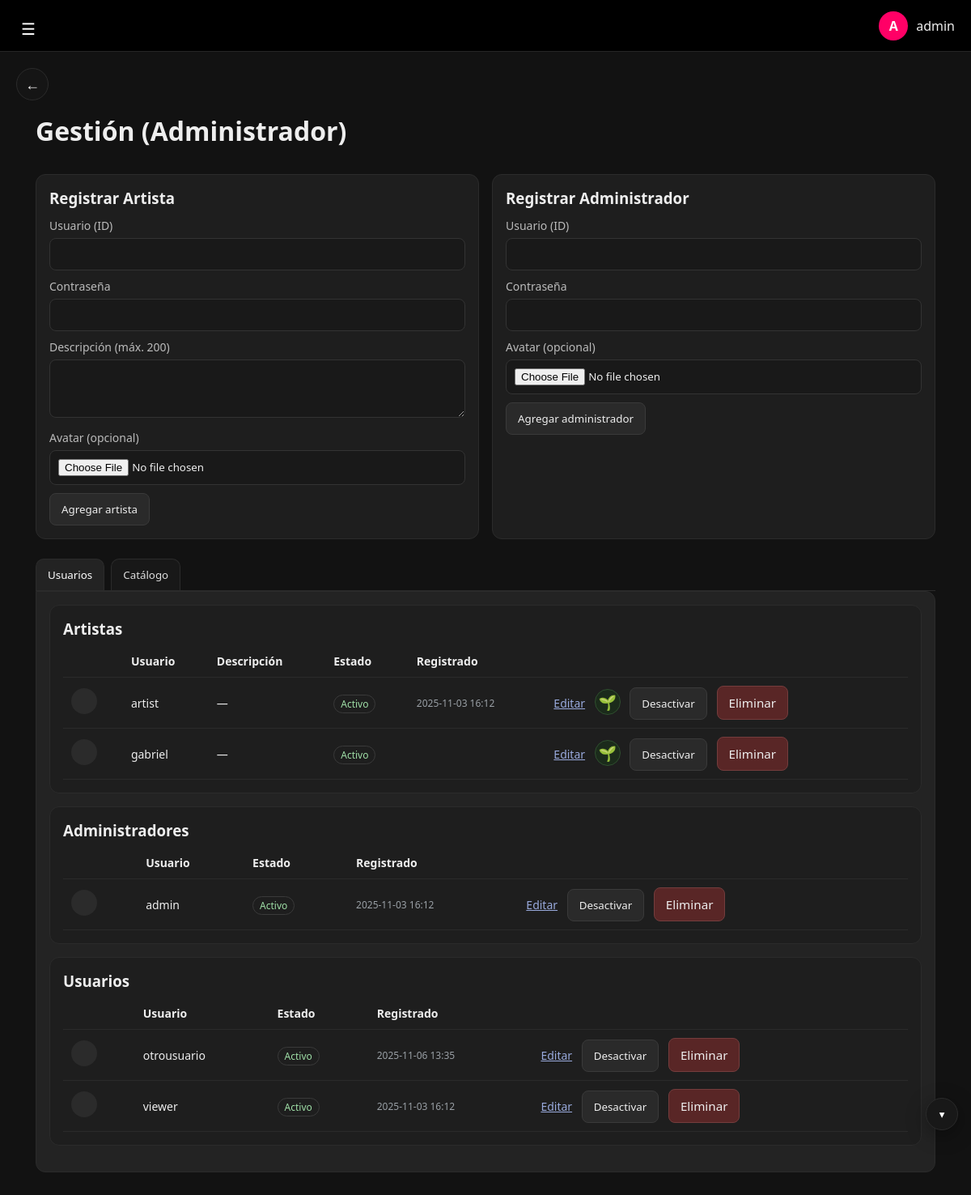
/gestion/ (signed in), run on an earlier commit of the app's database.
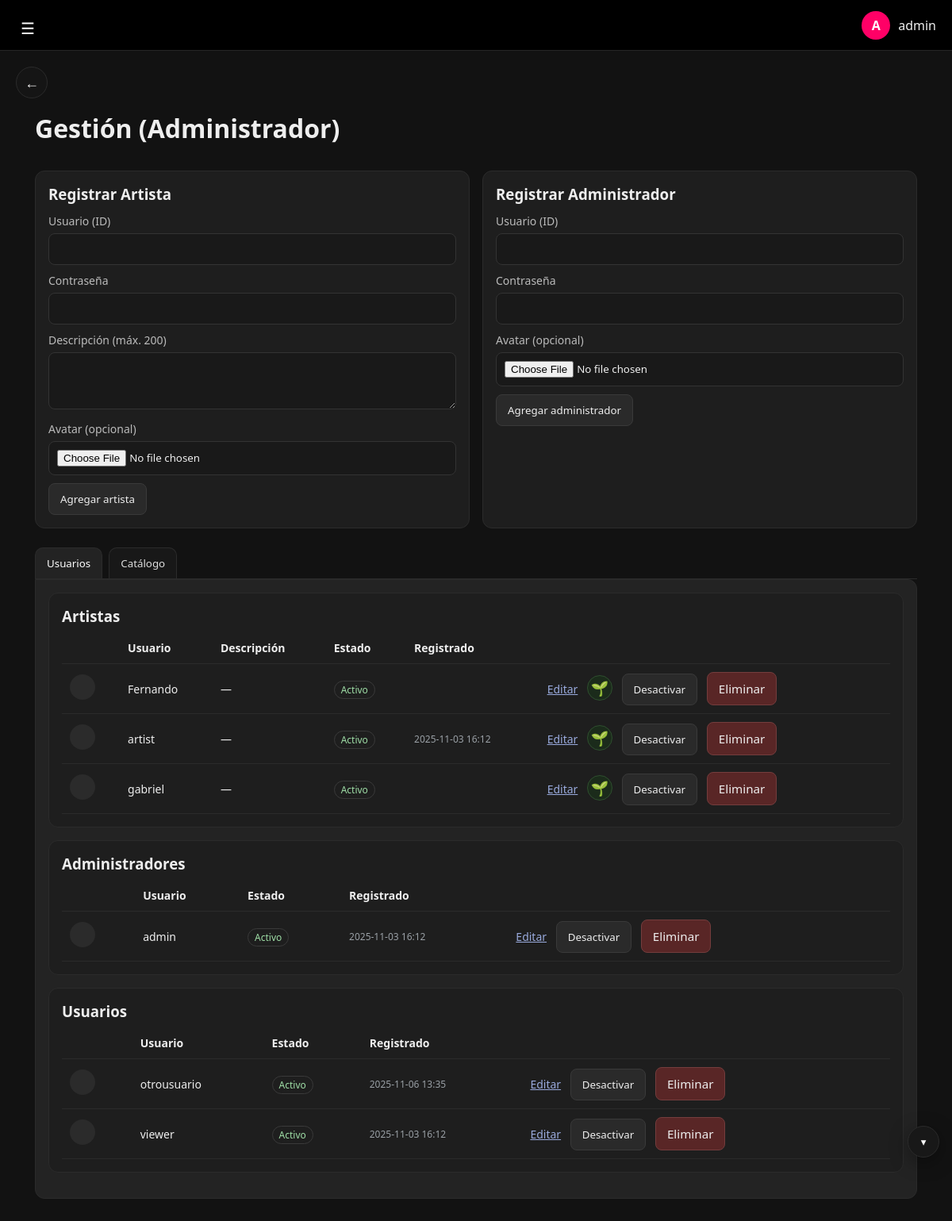
And on a later commit of the database.
### inicio_sesion/models.py (models this page shows, shortened)
class Users(models.Model):
    user = models.CharField(max_length=100, unique=True)
    password = models.CharField(max_length=100)
    type = models.CharField(max_length=50)
    avatar = models.ImageField(upload_to="uploaded_avatars/", null=True, blank=True)
    is_active = models.BooleanField(default=True)
    created_at = models.DateTimeField(auto_now_add=True)
    is_superadmin = models.BooleanField(default=False)
    class Meta:
        db_table = "Users"

### gestion/views.py (the view)
# urls.py: path("", v.gestion_dashboard, name="gestion"),
@require_http_methods(["GET"])
def gestion_dashboard(request):
    username, error = _require_admin(request)
    if error:
        return error
    artist_filter = (request.GET.get("artist") or "").strip()
    q = (request.GET.get("q") or "").strip()
    songs_qs = Song.objects.filter(visibility="public")
    if artist_filter:
        songs_qs = songs_qs.filter(owner_user=artist_filter)
    if q:
        songs_qs = songs_qs.filter(
            Q(title__icontains=q) | Q(artist_display_name__icontains=q)
        )
    songs_qs = songs_qs.only(
        "id",
        "title",
        "artist_display_name",
        "owner_user",
        "created_at",
        "cover_image",
        "audio_file",
        "visibility",
        "genre",
    ).order_by("-created_at")
    songs = _attach_is_liked(request, songs_qs)
    admins = Users.objects.filter(type__iexact="administrador").order_by("user")
    artists = (
        Users.objects.filter(type__iexact="artista")
        .select_related("artist_profile")
        .order_by("user")
    )
    viewers = Users.objects.filter(type__iexact="usuario").order_by("user")
    albums = Album.objects.all().order_by("-id") if Album else []
    playlists = Playlist.objects.all().order_by("-id") if Playlist else []
    undo_data = request.session.get("gestion_undo")
    if undo_data and undo_data.get("actor") != username:
        undo_data = None
    undo_label = request.session.get("gestion_undo_label") if undo_data else None
    role = "administrador"
    avatar_url = ""
    artist_description = ""
    created_at = ""
    try:
        u = Users.objects.select_related("artist_profile").get(user=username)
        if getattr(u, "avatar", None):
            try:
                avatar_url = u.avatar.url
            except Exception:
                avatar_url = ""
        if getattr(u, "artist_profile", None):
            artist_description = (u.artist_profile.description or "").strip()
        if getattr(u, "created_at", None):
            dt = u.created_at
            if timezone.is_naive(dt):
                dt = timezone.make_aware(dt, timezone.get_current_timezone())
            created_at = dt.strftime("%Y-%m-%d %H:%M")
    except Users.DoesNotExist:
        pass
    ctx = {
        "admins": admins,
        "artists": artists,
        "viewers": viewers,
        "songs": songs,
        "albums": albums,
        "playlists": playlists,
        "undo_data": undo_data,
        "undo_label": undo_label,
        "username": username,
        "role": role,
        "avatar_url": avatar_url,
        "artist_description": artist_description,
        "created_at": created_at,
        "artist_filter": artist_filter,
        "q": q,
    }
    return render(request, "gestion/gestion.html", ctx)

### gestion/views.py (called while the page is built)
def _require_admin(request):
    username = _require_session_user(request)
    if not username:
        return None, _redirect_login_clean(request)
    try:
        u = Users.objects.only("type", "is_superadmin").get(user=username)
    except Users.DoesNotExist:
        return None, _redirect_login_clean(request)
    role = (u.type or "").lower()
    if getattr(u, "is_superadmin", False) or role == "administrador":
        return username, None
    return None, HttpResponse("No autorizado", status=403)

### inicio_sesion/auth_helpers.py (called while the page is built)
def _require_session_user(request):
    return request.session.get("user")

### gestion/templates/gestion/gestion.html (shortened to what the changed rows need)
{% load static %}
<!doctype html>
<html lang="es">
<head>
  <link rel="stylesheet"
        href="{% static 'inicio_sesion/homeStyle.css' %}?v={% now 'U' %}">
  <link rel="stylesheet"
        href="{% static 'inicio_sesion/ComponentStyles.css' %}?v={% now 'U' %}">
  <link rel="stylesheet"
        href="{% static 'reproductor/reproductor.css' %}?v={% now 'U' %}">
  <link rel="stylesheet"
        href="{% static 'reproductor/barra_reproduccion.css' %}?v={% now 'U' %}">
  <link rel="stylesheet"
        href="{% static 'inicio_sesion/PlayListStyles.css' %}?v={% now 'U' %}">
  <link rel="stylesheet"
        href="{% static 'gestion/gestion.css' %}?v={% now 'U' %}">
</head>
<body data-role="{{ role|default:'administrador'|lower }}">
  <div id="main-content"
       data-initial-view="gestion"
       data-username="{{ username|default:''|escape }}"
       data-role="{{ role|default:'administrador'|lower }}"
       data-avatar="{{ avatar_url|default:''|escape }}"
       data-description="{{ artist_description|default:''|escape }}"
       data-created-at="{{ created_at|default:''|escape }}"
       data-url-mi_muro="{% url 'mi_muro' %}"
       data-url-gestion="{% url 'gestion' %}"
       data-url-revertir="{% url 'revertir_accion' %}"
       data-url-mi-musica-json="{% url 'mi_musica_json' %}"
       data-url-catalogo-json="{% url 'catalogo_admin_json' %}"
       data-url-catalogo-fragment="{% url 'catalogo_admin_fragment' %}"
       data-live="0"
       data-feed-scope="catalogo-admin">
    <div id="content">
      <div class="page">
        {% block content %}
        <header class="page-hd">
          <h1 style="margin:0">Gestión (Administrador)</h1>
        </header>
        {% include "gestion/_usuarios_tab.html" %}
        {% endblock %}
      </div>
    </div>
  </div>
</body>
</html>

### gestion/templates/gestion/_usuarios_tab.html (shortened to what the changed rows need)
<section id="tab-usuarios" class="tab active" role="region" aria-label="Usuarios">
  <div class="card" style="margin:0">
    <table>
      <thead>
        <tr>
          <th></th>
          <th>Usuario</th>
          <th>Descripción</th>
          <th>Estado</th>
          <th>Registrado</th>
          <th></th>
        </tr>
      </thead>
      <tbody>
        {% for u in artists %}
        <tr>
          <td>
            {% if u.avatar %}
              <img class="avatar" src="{{ u.avatar.url }}" alt="{{ u.user }}">
            {% else %}
              <span class="avatar"></span>
            {% endif %}
          </td>
          <td>{{ u.user }}</td>
          <td>{{ u.artist_profile.description|default:"—" }}</td>
          <td>
            {% if u.is_active %}
              <span class="status ok">Activo</span>
            {% else %}
              <span class="status off">Inactivo</span>
            {% endif %}
          </td>
          <td class="muted">{{ u.created_at|date:"Y-m-d H:i" }}</td>
          <td class="row-actions">
            <a href="{% url 'editar_usuario' u.user %}">Editar</a>
            <a href="{% url 'gestion_sembrar_canciones_artista' artist_username=u.user %}"
               class="btnSeed"
               title="Sembrar canciones para {{ u.user }}"
               aria-label="Sembrar canciones para {{ u.user }}">
              🌱
            </a>
            {% if u.is_active %}
              <form method="post" action="{% url 'desactivar_usuario' u.user %}">
                <button class="btn" type="submit">Desactivar</button>
              </form>
            {% else %}
              <form method="post" action="{% url 'activar_usuario' u.user %}">
                {% csrf_token %}
                <button class="btn" type="submit">Activar</button>
              </form>
            {% endif %}
            <form method="post"
                  action="{% url 'eliminar_usuario' u.user %}"
                  class="js-delete-form"
                  data-title="{{ u.user }}">
              <button class="btn" type="submit">Eliminar</button>
            </form>
          </td>
        </tr>
        {% empty %}
        <tr><td colspan="6" class="muted">Sin registros</td></tr>
        {% endfor %}
      </tbody>
    </table>
  </div>
  <div class="card">
    <table>
      <thead>
        <tr>
          <th></th>
          <th>Usuario</th>
          <th>Estado</th>
          <th>Registrado</th>
          <th></th>
        </tr>
      </thead>
      <tbody>
        {% for u in admins %}
        <tr>
          <td>
            {% if u.avatar %}
              <img class="avatar" src="{{ u.avatar.url }}" alt="{{ u.user }}">
            {% else %}
              <span class="avatar"></span>
            {% endif %}
          </td>
          <td>{{ u.user }}</td>
          <td>
            {% if u.is_active %}
              <span class="status ok">Activo</span>
            {% else %}
              <span class="status off">Inactivo</span>
            {% endif %}
          </td>
          <td class="muted">{{ u.created_at|date:"Y-m-d H:i" }}</td>
          <td class="row-actions">
            <a href="{% url 'editar_usuario' u.user %}">Editar</a>
            {% if u.is_active %}
              <form method="post" action="{% url 'desactivar_usuario' u.user %}">
                <button class="btn" type="submit">Desactivar</button>
              </form>
            {% else %}
              <form method="post" action="{% url 'activar_usuario' u.user %}">
                {% csrf_token %}
                <button class="btn" type="submit">Activar</button>
              </form>
            {% endif %}
            <form method="post"
                  action="{% url 'eliminar_usuario' u.user %}"
                  class="js-delete-form"
                  data-title="{{ u.user }}">
              <button class="btn" type="submit">Eliminar</button>
            </form>
          </td>
        </tr>
        {% empty %}
        <tr><td colspan="5" class="muted">Sin registros</td></tr>
        {% endfor %}
      </tbody>
    </table>
  </div>
  <div class="card">
    <table>
      <thead>
        <tr>
          <th></th>
          <th>Usuario</th>
          <th>Estado</th>
          <th>Registrado</th>
          <th></th>
        </tr>
      </thead>
      <tbody>
        {% for u in viewers %}
        <tr>
          <td>
            {% if u.avatar %}
              <img class="avatar" src="{{ u.avatar.url }}" alt="{{ u.user }}">
            {% else %}
              <span class="avatar"></span>
            {% endif %}
          </td>
          <td>{{ u.user }}</td>
          <td>
            {% if u.is_active %}
              <span class="status ok">Activo</span>
            {% else %}
              <span class="status off">Inactivo</span>
            {% endif %}
          </td>
          <td class="muted">{{ u.created_at|date:"Y-m-d H:i" }}</td>
          <td class="row-actions">
            <a href="{% url 'editar_usuario' u.user %}">Editar</a>
            {% if u.is_active %}
              <form method="post" action="{% url 'desactivar_usuario' u.user %}">
                <button class="btn" type="submit">Desactivar</button>
              </form>
            {% else %}
              <form method="post" action="{% url 'activar_usuario' u.user %}">
                {% csrf_token %}
                <button class="btn" type="submit">Activar</button>
              </form>
            {% endif %}
            <form method="post"
                  action="{% url 'eliminar_usuario' u.user %}"
                  class="js-delete-form"
                  data-title="{{ u.user }}">
              <button class="btn" type="submit">Eliminar</button>
            </form>
          </td>
        </tr>
        {% empty %}
        <tr><td colspan="5" class="muted">Sin registros</td></tr>
        {% endfor %}
      </tbody>
    </table>
  </div>
</section>

What changed in the data, as far as the page shows it:
added Users: user "Fernando", artist_profile.description "—", is_active "Activo", shown under "Artistas"
